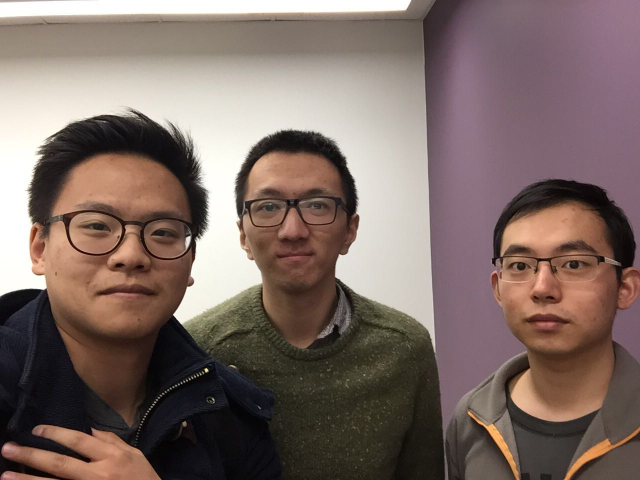
#> input picture test1.jpg, 1280 x 960 px (shown at 1/2 size)
$ python multi_rec.py   (Python 2 division)   (older library calls are emulated)
#> lines starting #> are read from the running program, lines starting #| are printed output that depends on the picture; after the words box and inside, x2 and y2 are one past the last pixel; in counts of white or black regions, pixels touching at a corner belong together
### lbp.py
import cv2
import numpy as np
import matplotlib.pyplot as plt
from skimage.feature import local_binary_pattern
from glob import glob
from itertools import izip

class LBPHistFeat:
    def __init__(self, radius=2, method="default"):
        self.radius = radius
        self.n_points = 8 * radius
        if method == "uniform":
            self.n_bins = self.n_points + 2
        if method == "default":
            self.n_bins = 256 ** radius
        self.method = method

    def extract(self, img_gray):
        lbp = local_binary_pattern(img_gray, self.n_points, self.radius, self.method)
        # print lbp.max()
        hist, _ = np.histogram(lbp, normed=True, bins=self.n_bins, range=(0, self.n_bins))
        return hist

    def transform(self, img_gray):
        return self.extract(img_gray)

    # [11 lines left out: functions kldivergence, chi_square, not called in this run]

    def compare(self, hist1, hist2):
        return self.chi_square(hist1, hist2)

# [25 lines left out: function main, not called in this run]

# [2 lines that do not run on import are left out]

### multi_rec.py
import cv2
import numpy as np
import matplotlib.pyplot as plt
import os
from glob import glob
from itertools import izip
from lbp import LBPHistFeat
from utils import show_face
from collections import Counter

def main():
    feat_extr = LBPHistFeat()

    img_test = cv2.imread("test1.jpg")
#> img_test is the input picture: shape (960, 1280, 3); mean B, G, R 101.5, 107.7, 125.3
    img_test_gray = cv2.cvtColor(img_test, cv2.COLOR_BGR2GRAY)
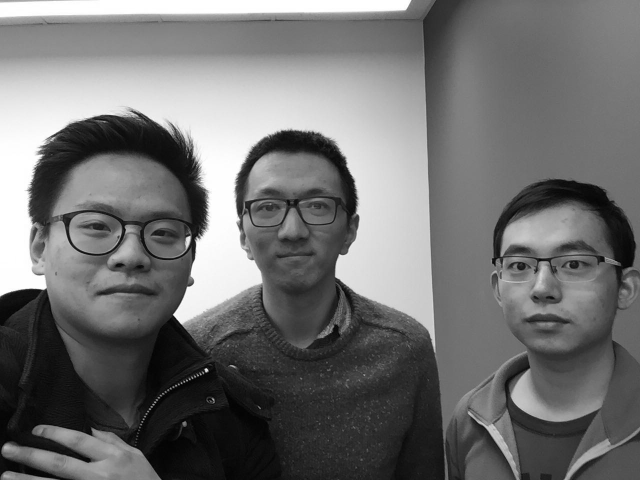
#> img_test_gray: shape (960, 1280) (shown at 1/2 size); min 0, max 255, mean 112.3
    face_det = cv2.CascadeClassifier('haarcascade_frontalface_default.xml')
    face_pos = face_det.detectMultiScale(img_test_gray, scaleFactor=1.3, minNeighbors=5, minSize=(60, 60))
#> face_pos = [[462, 319, 243, 243], [954, 421, 281, 281], [75, 320, 331, 331]]
    faces_test_gray = [img_test_gray[y : y + h, x : x + w] for (x, y, w, h) in face_pos]
#> faces_test_gray = 3 items
    test_feats = [feat_extr.extract(cv2.resize(img, (100, 100))) for img in faces_test_gray]
#> test_feats = 3 items
    # show_face(img_test, face_pos)

    faces_reg, reg_feats, face_reg_paths = dict(), dict(), dict()
    for path in glob("register_faces/*_crop/"):
        name = filter(None, path.split("/"))[-1][:-5]
        face_reg_paths[name] = glob(os.path.join(path + "*.jpg"))
        faces_reg[name] = [cv2.imread(img_path, 0) for img_path in face_reg_paths[name]]
        reg_feats[name] = [feat_extr.extract(cv2.resize(img, (100, 100))) for img in faces_reg[name]]

    reg_det_median = []
    names = reg_feats.keys()
    for name, r_feats in reg_feats.iteritems():
        reg_det_dists = []
        print name
        for (reg_feat, reg_path) in izip(r_feats, face_reg_paths[name]):
            dists = [feat_extr.compare(reg_feat, test_feat) for test_feat in test_feats]
            if dists[2] > dists[1] or dists[2] > dists[0]:
                print dists, reg_path
            reg_det_dists.append(dists)
            # vote_idx = np.argmin(dists)
            # vote_dist = dists[vote_idx]
            # if vote_dist < 0.18:
            #     votes[vote_idx].append((name, vote_dist, reg_path))
            # votes[vote_idx].append((name, vote_dist))
        reg_det_median.append(np.median(reg_det_dists, axis=0))
#> after the loop, reg_det_median = []
    reg_det_median = np.asarray(reg_det_median)
#> reg_det_median = empty array
    print reg_det_median

    print names
    used = set()
    recog = [None] * len(test_feats)
#> recog = 3 items
    for idx in np.argsort(reg_det_median, axis=None):
        idx_x = idx / reg_det_median.shape[1]
        idx_y = idx % reg_det_median.shape[1]
        name = names[idx_x]
        if name not in used:
            recog[idx_y] = names[idx_x]
            used.add(name)
#> this loop made 0 passes
#> after the loop, used = 0 items
    print recog
#| [None, None, None]

    for idx, ((x, y, w, h), recog_name) in enumerate(izip(face_pos, recog)):
        if recog_name is not None:
            color = (0, 255, 0)
            cv2.rectangle(img_test, (x, y), (x + w, y + h), color, 2)
            cv2.putText(img_test, recog_name, (x + 20, y + 40), cv2.FONT_HERSHEY_PLAIN, 3, color, 2)
        else:
            cv2.rectangle(img_test, (x, y), (x + w, y + h), (0, 0, 255), 2)
#> this loop made 3 passes
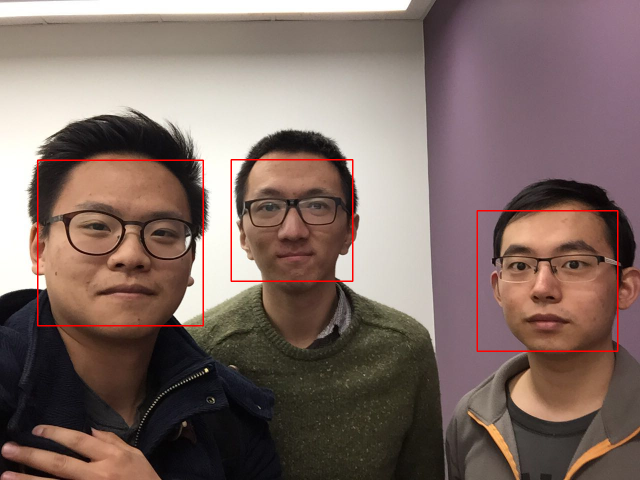
#> img_test: shape (960, 1280, 3) (shown at 1/2 size); 0.83% of pixels changed, all inside (x1, y1, x2, y2) = (74, 318, 1237, 704)
    plt.imshow(img_test[:, :, ::-1])
    plt.show()
    cv2.imwrite("test1_rec.jpg", img_test)

if __name__ == "__main__":
    main()

$ run again, with att_faces.png saved as test1.jpg
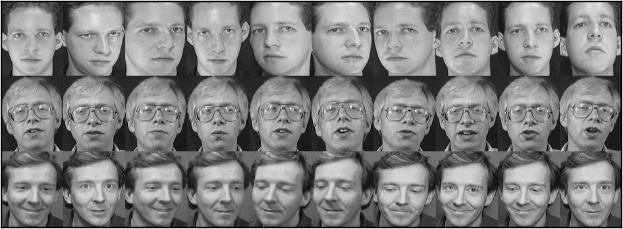
#> input picture att_faces.png, 623 x 229 px
#> in main, img_test is the input picture: shape (229, 623, 3); min 0, max 250, mean 126.8
#> face_pos = 23 rows, first 6: [2, 7, 69, 69], [127, 5, 71, 71], [182, 6, 70, 70], [239, 3, 69, 69], [315, 5, 69, 69], [362, 5, 70, 70]
#> faces_test_gray = 23 items
#> after the loop in main, `for name, r_feats in reg_feats.iteritems():`: reg_det_median = []
#> in main, `reg_det_median = np.asarray(reg_det_median)`: reg_det_median = empty array
#> recog = 23 items
#> after the loop in main, `for idx in np.argsort(reg_det_median, axis=None):`: used = 0 items
#| [None, None, None, None, None, None, None, None, None, None, None, None, None, None, None, None, None, None, None, None, None, None, None]
#> the loop in main, `for idx, ((x, y, w, h), recog_name) in enumerate(izip(face_pos, recog)):` made 23 passes
#> after the loop in main, `for idx, ((x, y, w, h), recog_name) in enumerate(izip(face_pos, recog)):`:
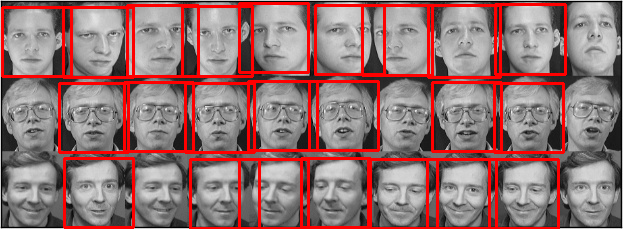
#> img_test: shape (229, 623, 3); 12.44% of pixels changed, all inside (x1, y1, x2, y2) = (1, 2, 567, 229)
